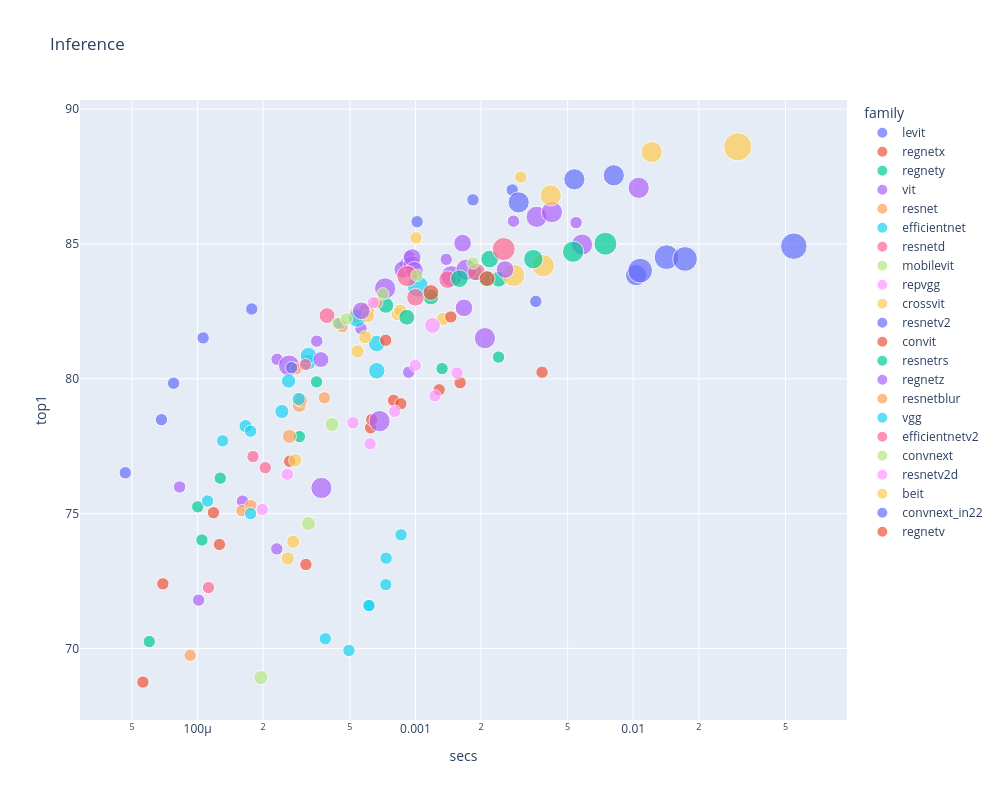

Notebook source saved alongside this figure:
### Code cell
show_all(df, 'Inference', 'infer_img_size')

### Figure 1 — Plotly figure (JSON) as saved in the notebook; plotly's stock layout.template omitted (floating-point values rounded to 4 significant figures)
{"data": [{"customdata": [[224], [224], [224], [224], [224]], "hovertemplate": "<b>%{hovertext}</b><br><br>family=levit<br>secs=%{x}<br>top1=%{y}<br>size=%{marker.size}<br>infer_img_size=%{customdata[0]}<extra></extra>", "hovertext": ["levit_128s", "levit_128", "levit_192", "levit_256", "levit_384"], "legendgroup": "levit", "marker": {"color": "#636efa", "size": [50176, 50176, 50176, 50176, 50176], "sizemode": "area", "sizeref": 655.4, "symbol": "circle"}, "mode": "markers", "name": "levit", "orientation": "v", "showlegend": true, "type": "scatter", "x": [4.654e-05, 6.822e-05, 7.756e-05, 0.000106, 0.0001772], "xaxis": "x", "y": [76.51, 78.48, 79.84, 81.52, 82.59], "yaxis": "y"}, {"customdata": [[224], [224], [224], [224], [224], [224], [224], [224], [224], [224], [224], [224]], "hovertemplate": "<b>%{hovertext}</b><br><br>family=regnetx<br>secs=%{x}<br>top1=%{y}<br>size=%{marker.size}<br>infer_img_size=%{customdata[0]}<extra></extra>", "hovertext": ["regnetx_002", "regnetx_004", "regnetx_008", "regnetx_006", "regnetx_016", "regnetx_032", "regnetx_040", "regnetx_080", "regnetx_064", "regnetx_120", "regnetx_160", "regnetx_320"], "legendgroup": "regnetx", "marker": {"color": "#EF553B", "size": [50176, 50176, 50176, 50176, 50176, 50176, 50176, 50176, 50176, 50176, 50176, 50176], "sizemode": "area", "sizeref": 655.4, "symbol": "circle"}, "mode": "markers", "name": "regnetx", "orientation": "v", "showlegend": true, "type": "scatter", "x": [5.611e-05, 6.925e-05, 0.0001182, 0.000126, 0.0002648, 0.0006228, 0.0006304, 0.0007939, 0.0008572, 0.001285, 0.001604, 0.003813], "xaxis": "x", "y": [68.75, 72.4, 75.03, 73.86, 76.94, 78.18, 78.49, 79.2, 79.07, 79.59, 79.85, 80.24], "yaxis": "y"}, {"customdata": [[224], [224], [224], [224], [224], [288], [288], [224], [288], [288], [224], [288]], "hovertemplate": "<b>%{hovertext}</b><br><br>family=regnety<br>secs=%{x}<br>top1=%{y}<br>size=%{marker.size}<br>infer_img_size=%{customdata[0]}<extra></extra>", "hovertext": ["regnety_002", "regnety_006", "regnety_004", "regnety_008", "regnety_016", "regnety_032", "regnety_040", "regnety_120", "regnety_080", "regnety_064", "regnety_320", "regnety_160"], "legendgroup": "regnety", "marker": {"color": "#00cc96", "size": [50176, 50176, 50176, 50176, 50176, 82944, 82944, 50176, 82944, 82944, 50176, 82944], "sizemode": "area", "sizeref": 655.4, "symbol": "circle"}, "mode": "markers", "name": "regnety", "orientation": "v", "showlegend": true, "type": "scatter", "x": [5.998e-05, 0.0001002, 0.0001047, 0.000127, 0.0002934, 0.0007311, 0.001177, 0.001326, 0.001864, 0.002119, 0.002408, 0.002413], "xaxis": "x", "y": [70.26, 75.25, 74.02, 76.31, 77.86, 82.72, 83.04, 80.38, 83.93, 83.72, 80.8, 83.69], "yaxis": "y"}, {"customdata": [[224], [224], [224], [224], [224], [384], [224], [384], [224], [384], [384], [224], [224], [224], [224], [384], [384], [384], [224], [384], [384], [224], [384], [384]], "hovertemplate": "<b>%{hovertext}</b><br><br>family=vit<br>secs=%{x}<br>top1=%{y}<br>size=%{marker.size}<br>infer_img_size=%{customdata[0]}<extra></extra>", "hovertext": ["vit_small_patch32_224", "vit_tiny_r_s16_p8_224", "vit_tiny_patch16_224", "vit_base_patch32_224_sam", "vit_base_patch32_224", "vit_small_patch32_384", "vit_small_patch16_224", "vit_tiny_r_s16_p8_384", "vit_small_r26_s32_224", "vit_tiny_patch16_384", "vit_base_patch32_384", "vit_base_patch16_224_miil", "vit_base_patch16_224_sam", "vit_base_patch16_224", "vit_large_r50_s32_224", "vit_small_patch16_384", "vit_small_r26_s32_384", "vit_large_patch32_384", "vit_large_patch16_224", "vit_base_patch16_384", "vit_large_r50_s32_384", "vit_base_patch8_224", "vit_base_r50_s16_384", "vit_large_patch16_384"], "legendgroup": "vit", "marker": {"color": "#ab63fa", "size": [50176, 50176, 50176, 50176, 50176, 147456, 50176, 147456, 50176, 147456, 147456, 50176, 50176, 50176, 50176, 147456, 147456, 147456, 50176, 147456, 147456, 50176, 147456, 147456], "sizemode": "area", "sizeref": 655.4, "symbol": "circle"}, "mode": "markers", "name": "vit", "orientation": "v", "showlegend": true, "type": "scatter", "x": [8.265e-05, 0.0001011, 0.0001607, 0.0002309, 0.0002317, 0.000263, 0.0003523, 0.0003703, 0.0005623, 0.0006846, 0.0007258, 0.0009018, 0.0009314, 0.0009316, 0.001386, 0.001463, 0.001715, 0.002086, 0.00282, 0.003603, 0.004232, 0.005465, 0.005822, 0.01059], "xaxis": "x", "y": [75.99, 71.79, 75.46, 73.69, 80.72, 80.49, 81.4, 75.95, 81.86, 78.43, 83.35, 84.27, 80.24, 84.53, 84.43, 83.8, 84.05, 81.51, 85.84, 86.01, 86.18, 85.79, 84.98, 87.08], "yaxis": "y"}, {"customdata": [[224], [224], [224], [256], [224], [256], [256], [224], [288], [288], [224]], "hovertemplate": "<b>%{hovertext}</b><br><br>family=resnet<br>secs=%{x}<br>top1=%{y}<br>size=%{marker.size}<br>infer_img_size=%{customdata[0]}<extra></extra>", "hovertext": ["resnet18", "resnet34", "resnet26", "resnet26t", "resnet50", "resnet32ts", "resnet33ts", "resnet101", "resnet51q", "resnet61q", "resnet152"], "legendgroup": "resnet", "marker": {"color": "#FFA15A", "size": [50176, 50176, 50176, 65536, 50176, 65536, 65536, 50176, 82944, 82944, 50176], "sizemode": "area", "sizeref": 655.4, "symbol": "circle"}, "mode": "markers", "name": "resnet", "orientation": "v", "showlegend": true, "type": "scatter", "x": [9.237e-05, 0.0001597, 0.0001756, 0.0002639, 0.0002834, 0.0002929, 0.0002967, 0.0004606, 0.0005349, 0.000596, 0.0006634], "xaxis": "x", "y": [69.75, 75.11, 75.3, 77.86, 80.37, 79.01, 79.21, 81.93, 82.36, 82.52, 82.82], "yaxis": "y"}, {"customdata": [[224], [224], [240], [224], [224], [256], [260], [240], [288], [300], [320], [300], [300], [384]], "hovertemplate": "<b>%{hovertext}</b><br><br>family=efficientnet<br>secs=%{x}<br>top1=%{y}<br>size=%{marker.size}<br>infer_img_size=%{customdata[0]}<extra></extra>", "hovertext": ["efficientnet_lite0", "efficientnet_b0", "efficientnet_b1_pruned", "efficientnet_es", "efficientnet_es_pruned", "efficientnet_b1", "efficientnet_b2_pruned", "efficientnet_em", "efficientnet_b2", "efficientnet_b3_pruned", "efficientnet_b3", "efficientnet_el", "efficientnet_el_pruned", "efficientnet_b4"], "legendgroup": "efficientnet", "marker": {"color": "#19d3f3", "size": [50176, 50176, 57600, 50176, 50176, 65536, 67600, 57600, 82944, 90000, 102400, 90000, 90000, 147456], "sizemode": "area", "sizeref": 655.4, "symbol": "circle"}, "mode": "markers", "name": "efficientnet", "orientation": "v", "showlegend": true, "type": "scatter", "x": [0.0001111, 0.0001302, 0.000166, 0.0001751, 0.0001751, 0.0002438, 0.0002617, 0.0002912, 0.0003212, 0.0003228, 0.0005396, 0.0006642, 0.0006644, 0.001026], "xaxis": "x", "y": [75.47, 77.7, 78.24, 78.06, 75.0, 78.79, 79.92, 79.25, 80.62, 80.86, 82.24, 81.31, 80.3, 83.42], "yaxis": "y"}, {"customdata": [[224], [224], [224], [224], [320], [320], [320]], "hovertemplate": "<b>%{hovertext}</b><br><br>family=resnetd<br>secs=%{x}<br>top1=%{y}<br>size=%{marker.size}<br>infer_img_size=%{customdata[0]}<extra></extra>", "hovertext": ["resnet18d", "resnet34d", "resnet26d", "resnet50d", "resnet101d", "resnet152d", "resnet200d"], "legendgroup": "resnetd", "marker": {"color": "#FF6692", "size": [50176, 50176, 50176, 50176, 102400, 102400, 102400], "sizemode": "area", "sizeref": 655.4, "symbol": "circle"}, "mode": "markers", "name": "resnetd", "orientation": "v", "showlegend": true, "type": "scatter", "x": [0.0001122, 0.0001795, 0.0002045, 0.0003124, 0.001001, 0.001405, 0.001907], "xaxis": "x", "y": [72.26, 77.12, 76.7, 80.53, 83.02, 83.68, 83.96], "yaxis": "y"}, {"customdata": [[256], [256], [256]], "hovertemplate": "<b>%{hovertext}</b><br><br>family=mobilevit<br>secs=%{x}<br>top1=%{y}<br>size=%{marker.size}<br>infer_img_size=%{customdata[0]}<extra></extra>", "hovertext": ["mobilevit_xxs", "mobilevit_xs", "mobilevit_s"], "legendgroup": "mobilevit", "marker": {"color": "#B6E880", "size": [65536, 65536, 65536], "sizemode": "area", "sizeref": 655.4, "symbol": "circle"}, "mode": "markers", "name": "mobilevit", "orientation": "v", "showlegend": true, "type": "scatter", "x": [0.0001951, 0.0003228, 0.0004141], "xaxis": "x", "y": [68.92, 74.63, 78.31], "yaxis": "y"}, {"customdata": [[224], [224], [224], [224], [224], [224], [224], [224]], "hovertemplate": "<b>%{hovertext}</b><br><br>family=repvgg<br>secs=%{x}<br>top1=%{y}<br>size=%{marker.size}<br>infer_img_size=%{customdata[0]}<extra></extra>", "hovertext": ["repvgg_b0", "repvgg_a2", "repvgg_b1", "repvgg_b1g4", "repvgg_b2", "repvgg_b3", "repvgg_b2g4", "repvgg_b3g4"], "legendgroup": "repvgg", "marker": {"color": "#FF97FF", "size": [50176, 50176, 50176, 50176, 50176, 50176, 50176, 50176], "sizemode": "area", "sizeref": 655.4, "symbol": "circle"}, "mode": "markers", "name": "repvgg", "orientation": "v", "showlegend": true, "type": "scatter", "x": [0.0001981, 0.0002585, 0.0005165, 0.0006193, 0.000804, 0.0009982, 0.00123, 0.001553], "xaxis": "x", "y": [75.15, 76.46, 78.37, 77.59, 78.79, 80.5, 79.37, 80.22], "yaxis": "y"}, {"customdata": [[240], [240], [240], [240], [240], [240], [240], [240], [240], [408], [408]], "hovertemplate": "<b>%{hovertext}</b><br><br>family=crossvit<br>secs=%{x}<br>top1=%{y}<br>size=%{marker.size}<br>infer_img_size=%{customdata[0]}<extra></extra>", "hovertext": ["crossvit_tiny_240", "crossvit_9_240", "crossvit_9_dagger_240", "crossvit_small_240", "crossvit_15_240", "crossvit_15_dagger_240", "crossvit_18_240", "crossvit_18_dagger_240", "crossvit_base_240", "crossvit_15_dagger_408", "crossvit_18_dagger_408"], "legendgroup": "crossvit", "marker": {"color": "#FECB52", "size": [57600, 57600, 57600, 57600, 57600, 57600, 57600, 57600, 57600, 166464, 166464], "sizemode": "area", "sizeref": 655.4, "symbol": "circle"}, "mode": "markers", "name": "crossvit", "orientation": "v", "showlegend": true, "type": "scatter", "x": [0.0002594, 0.0002747, 0.0002807, 0.0005423, 0.0005881, 0.0006054, 0.0008295, 0.0008531, 0.001338, 0.002824, 0.003859], "xaxis": "x", "y": [73.34, 73.96, 76.98, 81.02, 81.54, 82.33, 82.4, 82.52, 82.22, 83.84, 84.19], "yaxis": "y"}, {"customdata": [[224], [224], [224], [384], [448], [448], [448], [480]], "hovertemplate": "<b>%{hovertext}</b><br><br>family=resnetv2<br>secs=%{x}<br>top1=%{y}<br>size=%{marker.size}<br>infer_img_size=%{customdata[0]}<extra></extra>", "hovertext": ["resnetv2_50", "resnetv2_101", "resnetv2_152x2_bit_teacher", "resnetv2_152x2_bit_teacher_384", "resnetv2_50x3_bitm", "resnetv2_152x2_bitm", "resnetv2_101x3_bitm", "resnetv2_152x4_bitm"], "legendgroup": "resnetv2", "marker": {"color": "#636efa", "size": [50176, 50176, 50176, 147456, 200704, 200704, 200704, 230400], "sizemode": "area", "sizeref": 655.4, "symbol": "circle"}, "mode": "markers", "name": "resnetv2", "orientation": "v", "showlegend": true, "type": "scatter", "x": [0.00027, 0.0004473, 0.003571, 0.01031, 0.01076, 0.01422, 0.0173, 0.05461], "xaxis": "x", "y": [80.41, 82.05, 82.87, 83.84, 84.01, 84.51, 84.44, 84.92], "yaxis": "y"}, {"customdata": [[224], [224], [224]], "hovertemplate": "<b>%{hovertext}</b><br><br>family=convit<br>secs=%{x}<br>top1=%{y}<br>size=%{marker.size}<br>infer_img_size=%{customdata[0]}<extra></extra>", "hovertext": ["convit_tiny", "convit_small", "convit_base"], "legendgroup": "convit", "marker": {"color": "#EF553B", "size": [50176, 50176, 50176], "sizemode": "area", "sizeref": 655.4, "symbol": "circle"}, "mode": "markers", "name": "convit", "orientation": "v", "showlegend": true, "type": "scatter", "x": [0.0003143, 0.0007307, 0.001454], "xaxis": "x", "y": [73.11, 81.43, 82.29], "yaxis": "y"}, {"customdata": [[224], [288], [320], [320], [352], [384], [416]], "hovertemplate": "<b>%{hovertext}</b><br><br>family=resnetrs<br>secs=%{x}<br>top1=%{y}<br>size=%{marker.size}<br>infer_img_size=%{customdata[0]}<extra></extra>", "hovertext": ["resnetrs50", "resnetrs101", "resnetrs152", "resnetrs200", "resnetrs270", "resnetrs350", "resnetrs420"], "legendgroup": "resnetrs", "marker": {"color": "#00cc96", "size": [50176, 82944, 102400, 102400, 123904, 147456, 173056], "sizemode": "area", "sizeref": 655.4, "symbol": "circle"}, "mode": "markers", "name": "resnetrs", "orientation": "v", "showlegend": true, "type": "scatter", "x": [0.0003516, 0.0009126, 0.001592, 0.002192, 0.003478, 0.005297, 0.00745], "xaxis": "x", "y": [79.89, 82.28, 83.71, 84.44, 84.44, 84.71, 85.01], "yaxis": "y"}, {"customdata": [[288], [320], [320], [320], [320], [320], [320], [320], [320]], "hovertemplate": "<b>%{hovertext}</b><br><br>family=regnetz<br>secs=%{x}<br>top1=%{y}<br>size=%{marker.size}<br>infer_img_size=%{customdata[0]}<extra></extra>", "hovertext": ["regnetz_b16", "regnetz_c16", "regnetz_d8", "regnetz_040", "regnetz_040h", "regnetz_d32", "regnetz_e8", "regnetz_c16_evos", "regnetz_d8_evos"], "legendgroup": "regnetz", "marker": {"color": "#ab63fa", "size": [82944, 102400, 102400, 102400, 102400, 102400, 102400, 102400, 102400], "sizemode": "area", "sizeref": 655.4, "symbol": "circle"}, "mode": "markers", "name": "regnetz", "orientation": "v", "showlegend": true, "type": "scatter", "x": [0.0003682, 0.0005641, 0.0008749, 0.0009619, 0.000967, 0.0009902, 0.001646, 0.001671, 0.00258], "xaxis": "x", "y": [80.71, 82.52, 84.05, 84.24, 84.5, 84.02, 85.03, 82.63, 84.05], "yaxis": "y"}, {"customdata": [[224]], "hovertemplate": "<b>%{hovertext}</b><br><br>family=resnetblur<br>secs=%{x}<br>top1=%{y}<br>size=%{marker.size}<br>infer_img_size=%{customdata[0]}<extra></extra>", "hovertext": ["resnetblur50"], "legendgroup": "resnetblur", "marker": {"color": "#FFA15A", "size": [50176], "sizemode": "area", "sizeref": 655.4, "symbol": "circle"}, "mode": "markers", "name": "resnetblur", "orientation": "v", "showlegend": true, "type": "scatter", "x": [0.0003818], "xaxis": "x", "y": [79.29], "yaxis": "y"}, {"customdata": [[224], [224], [224], [224], [224], [224], [224]], "hovertemplate": "<b>%{hovertext}</b><br><br>family=vgg<br>secs=%{x}<br>top1=%{y}<br>size=%{marker.size}<br>infer_img_size=%{customdata[0]}<extra></extra>", "hovertext": ["vgg11_bn", "vgg13", "vgg13_bn", "vgg16", "vgg19", "vgg16_bn", "vgg19_bn"], "legendgroup": "vgg", "marker": {"color": "#19d3f3", "size": [50176, 50176, 50176, 50176, 50176, 50176, 50176], "sizemode": "area", "sizeref": 655.4, "symbol": "circle"}, "mode": "markers", "name": "vgg", "orientation": "v", "showlegend": true, "type": "scatter", "x": [0.0003856, 0.0004951, 0.000609, 0.0006127, 0.0007314, 0.0007335, 0.0008591], "xaxis": "x", "y": [70.36, 69.93, 71.6, 71.59, 72.37, 73.35, 74.21], "yaxis": "y"}, {"customdata": [[288], [384], [416]], "hovertemplate": "<b>%{hovertext}</b><br><br>family=efficientnetv2<br>secs=%{x}<br>top1=%{y}<br>size=%{marker.size}<br>infer_img_size=%{customdata[0]}<extra></extra>", "hovertext": ["efficientnetv2_rw_t", "efficientnetv2_rw_s", "efficientnetv2_rw_m"], "legendgroup": "efficientnetv2", "marker": {"color": "#FF6692", "size": [82944, 147456, 173056], "sizemode": "area", "sizeref": 655.4, "symbol": "circle"}, "mode": "markers", "name": "efficientnetv2", "orientation": "v", "showlegend": true, "type": "scatter", "x": [0.0003929, 0.0009177, 0.002543], "xaxis": "x", "y": [82.34, 83.81, 84.81], "yaxis": "y"}, {"customdata": [[224], [224], [224], [224], [224]], "hovertemplate": "<b>%{hovertext}</b><br><br>family=convnext<br>secs=%{x}<br>top1=%{y}<br>size=%{marker.size}<br>infer_img_size=%{customdata[0]}<extra></extra>", "hovertext": ["convnext_tiny", "convnext_tiny_hnf", "convnext_small", "convnext_base", "convnext_large"], "legendgroup": "convnext", "marker": {"color": "#B6E880", "size": [50176, 50176, 50176, 50176, 50176], "sizemode": "area", "sizeref": 655.4, "symbol": "circle"}, "mode": "markers", "name": "convnext", "orientation": "v", "showlegend": true, "type": "scatter", "x": [0.0004395, 0.0004823, 0.0007089, 0.001017, 0.001837], "xaxis": "x", "y": [82.06, 82.22, 83.15, 83.84, 84.3], "yaxis": "y"}, {"customdata": [[224], [288]], "hovertemplate": "<b>%{hovertext}</b><br><br>family=resnetv2d<br>secs=%{x}<br>top1=%{y}<br>size=%{marker.size}<br>infer_img_size=%{customdata[0]}<extra></extra>", "hovertext": ["resnetv2_50x1_bit_distilled", "resnetv2_50d_evos"], "legendgroup": "resnetv2d", "marker": {"color": "#FF97FF", "size": [50176, 82944], "sizemode": "area", "sizeref": 655.4, "symbol": "circle"}, "mode": "markers", "name": "resnetv2d", "orientation": "v", "showlegend": true, "type": "scatter", "x": [0.0006402, 0.001198], "xaxis": "x", "y": [82.82, 81.98], "yaxis": "y"}, {"customdata": [[224], [224], [384], [384], [512]], "hovertemplate": "<b>%{hovertext}</b><br><br>family=beit<br>secs=%{x}<br>top1=%{y}<br>size=%{marker.size}<br>infer_img_size=%{customdata[0]}<extra></extra>", "hovertext": ["beit_base_patch16_224", "beit_large_patch16_224", "beit_base_patch16_384", "beit_large_patch16_384", "beit_large_patch16_512"], "legendgroup": "beit", "marker": {"color": "#FECB52", "size": [50176, 50176, 147456, 147456, 262144], "sizemode": "area", "sizeref": 655.4, "symbol": "circle"}, "mode": "markers", "name": "beit", "orientation": "v", "showlegend": true, "type": "scatter", "x": [0.001006, 0.003045, 0.00418, 0.01216, 0.03018], "xaxis": "x", "y": [85.23, 87.48, 86.8, 88.41, 88.6], "yaxis": "y"}, {"customdata": [[224], [224], [224], [384], [384], [384]], "hovertemplate": "<b>%{hovertext}</b><br><br>family=convnext_in22<br>secs=%{x}<br>top1=%{y}<br>size=%{marker.size}<br>infer_img_size=%{customdata[0]}<extra></extra>", "hovertext": ["convnext_base_in22ft1k", "convnext_large_in22ft1k", "convnext_xlarge_in22ft1k", "convnext_base_384_in22ft1k", "convnext_large_384_in22ft1k", "convnext_xlarge_384_in22ft1k"], "legendgroup": "convnext_in22", "marker": {"color": "#636efa", "size": [50176, 50176, 50176, 147456, 147456, 147456], "sizemode": "area", "sizeref": 655.4, "symbol": "circle"}, "mode": "markers", "name": "convnext_in22", "orientation": "v", "showlegend": true, "type": "scatter", "x": [0.001018, 0.001837, 0.002782, 0.002978, 0.005367, 0.008141], "xaxis": "x", "y": [85.82, 86.64, 87.0, 86.54, 87.4, 87.54], "yaxis": "y"}, {"customdata": [[288], [288]], "hovertemplate": "<b>%{hovertext}</b><br><br>family=regnetv<br>secs=%{x}<br>top1=%{y}<br>size=%{marker.size}<br>infer_img_size=%{customdata[0]}<extra></extra>", "hovertext": ["regnetv_040", "regnetv_064"], "legendgroup": "regnetv", "marker": {"color": "#EF553B", "size": [82944, 82944], "sizemode": "area", "sizeref": 655.4, "symbol": "circle"}, "mode": "markers", "name": "regnetv", "orientation": "v", "showlegend": true, "type": "scatter", "x": [0.001178, 0.002136], "xaxis": "x", "y": [83.2, 83.71], "yaxis": "y"}], "layout": {"height": 800, "legend": {"itemsizing": "constant", "title": {"text": "family"}, "tracegroupgap": 0}, "title": {"text": "Inference"}, "width": 1000, "xaxis": {"anchor": "y", "domain": [0, 1], "title": {"text": "secs"}, "type": "log"}, "yaxis": {"anchor": "x", "domain": [0, 1], "title": {"text": "top1"}}}}
